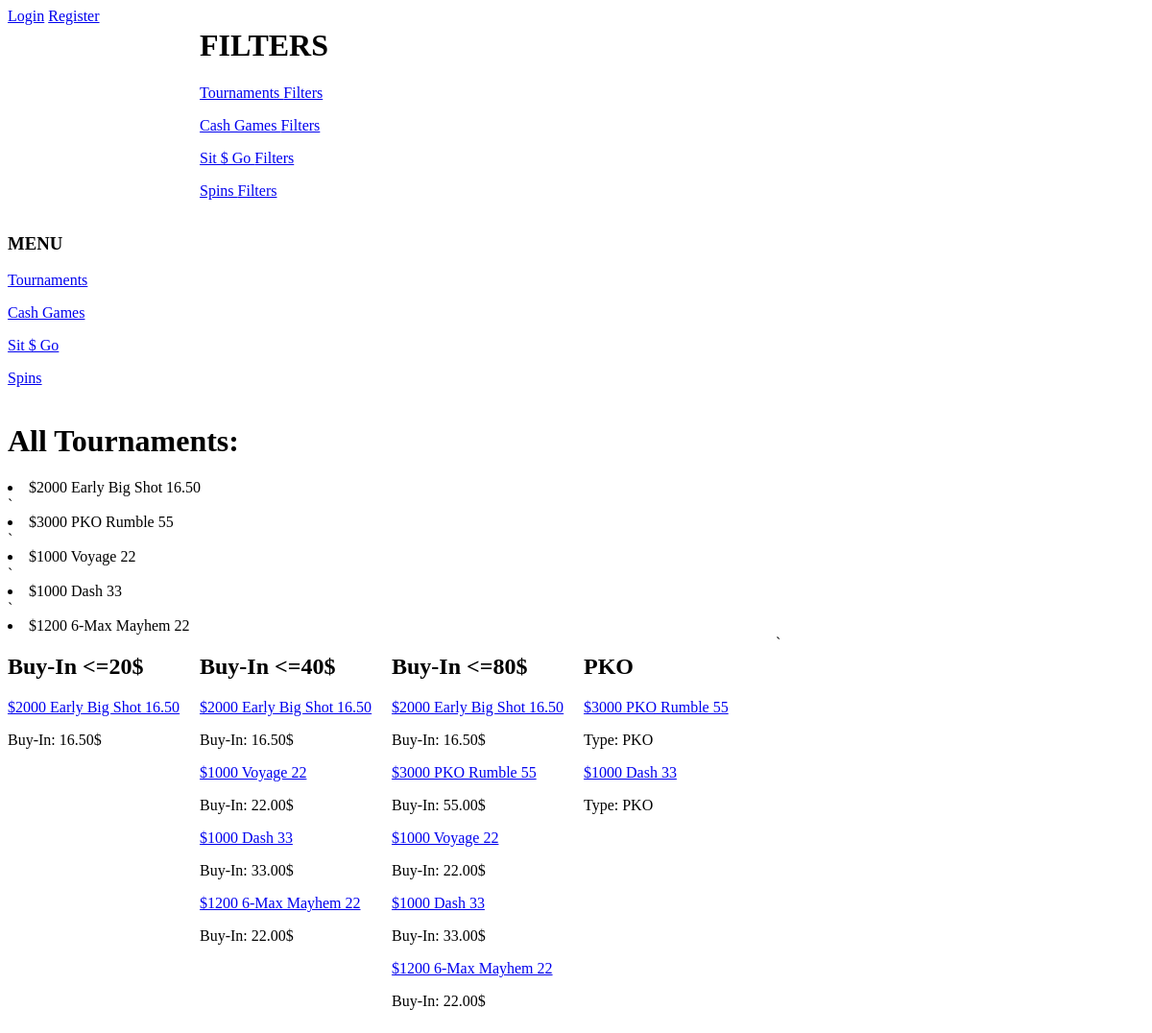
Page /game_type/1/filter/ on the earlier database version.
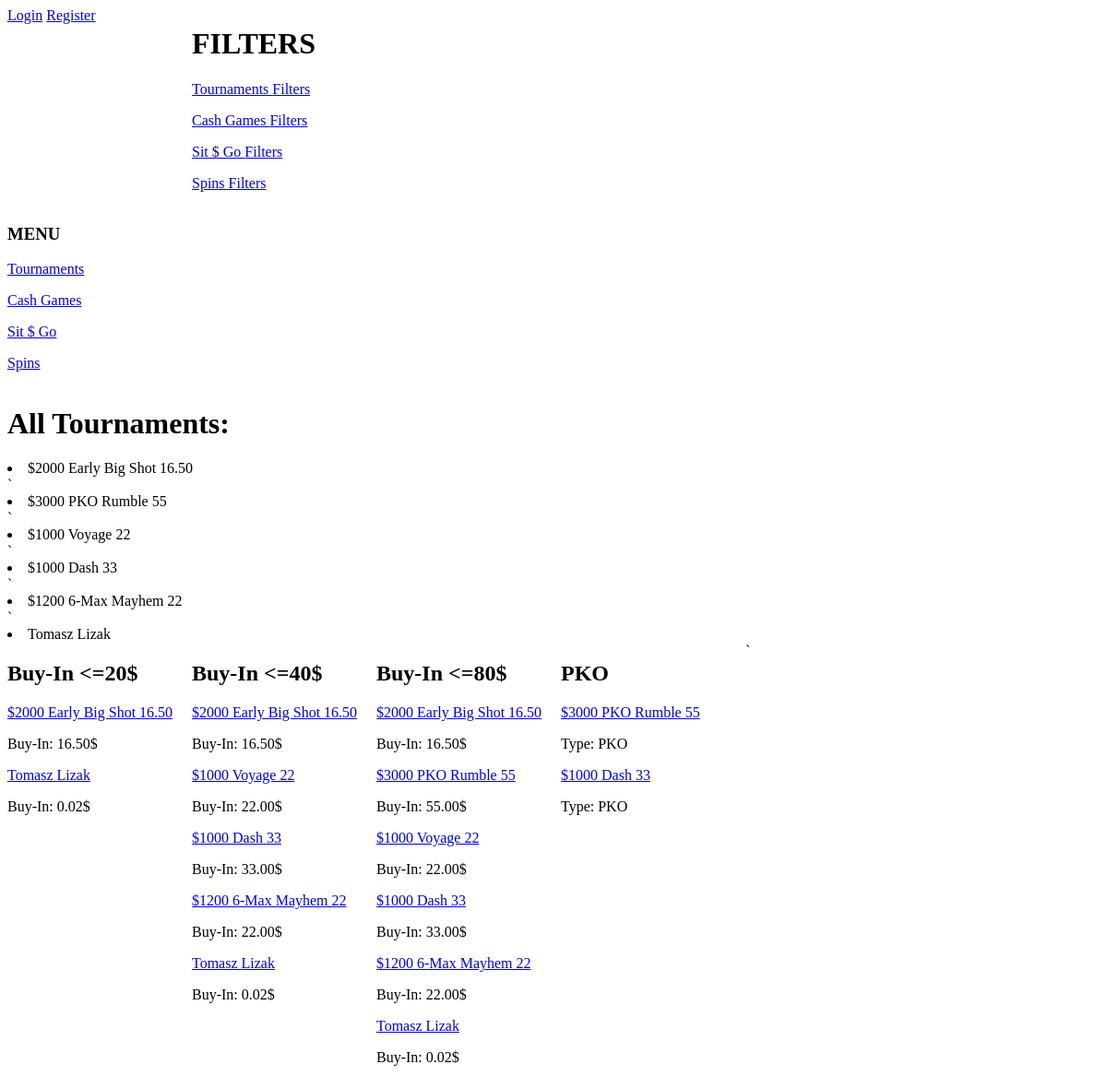
Same page on the later database version.
### tournaments/models.py (models this page shows, shortened)
class Game_Type(models.Model):
    name = models.CharField(max_length=50)

class Tournaments(models.Model):
    Tournament_status = (
        ('compleated', 'compleated'),
        ('running', 'running'),
        ('late reg', 'late reg'),
        ('upcoming', 'upcoming')
    )
    Tournament_type =(
        ('freezout', 'freezout'),
        ('R&A', 'R&A'),
        ('PKO', "PKO"),
        ('Knockot', 'Knockout')
    )
    name = models.CharField(max_length=50)
    date = models.DateTimeField(auto_now=False, auto_now_add=False, blank=True, null=True)
    buy_in = models.DecimalField(max_digits=12, decimal_places=2)
    players = models.IntegerField(blank=True, null=True)
    prizepool = models.DecimalField(max_digits=12, decimal_places=2)
    status = models.CharField(choices=Tournament_status, max_length = 30)
    type = models.CharField(choices=Tournament_type, max_length = 30)
    game_type = models.ForeignKey(Game_Type, on_delete=models.CASCADE, null=True)
    class Meta:
        verbose_name = 'Tournament'
        verbose_name_plural = 'Tournaments'

### tournaments/views.py (the view)
# urls.py: path('game_type/<id>/filter/', filter),
def filter(request,id):
    all_tournaments = Tournaments.objects.all()
    all_cashes = Cash_Games.objects.all()
    all_sit_go = Sit_Go.objects.all()
    all_spins = Spin.objects.all()
    game_type = Game_Type.objects.all()
    category_type = Game_Type.objects.get(pk=id)
    data ={'all_tournaments' : all_tournaments,
           'game_type' : game_type,
           'category_type' : category_type,
           'all_cashes' : all_cashes,
           'all_sit_go': all_sit_go,
           'all_spins' : all_spins}
    return render(request, 'szablon_filters.html', data)

### tournaments/templates/szablon_filters.html (shortened to what this page needs)
{% extends 'szablon.html' %}
{% block layout %}
{% if category_type.id == 1 %}
<h1>All Tournaments: </h1>
    {% for tour in all_tournaments %}
        <li>{{ tour.name }}</li>
`       {% endfor %}
<div style="width:200; float:left">
        <h2>Buy-In <=20$</h2>
        {% for tour in all_tournaments %}
            {% if tour.buy_in <= 20 %}
                <p><a href = "/tournament/{{ tour.id }}/"> {{ tour.name }} </a></p>
                <p>Buy-In: {{ tour.buy_in }}$</p>
            {% endif %}
        {% endfor %}
</div>
<div style="width:200; float:left">
        <h2>Buy-In <=40$</h2>
        {% for tour in all_tournaments %}
            {% if tour.buy_in <= 40 %}
                <p><a href = "/tournament/{{ tour.id }}/"> {{ tour.name }} </a></p>
                <p>Buy-In: {{ tour.buy_in }}$</p>
            {% endif %}
        {% endfor %}
</div>
<div style="width:200; float:left">
        <h2>Buy-In <=80$</h2>
        {% for tour in all_tournaments %}
            {% if tour.buy_in <= 80 %}
                <p><a href = "/tournament/{{ tour.id }}/"> {{ tour.name }} </a></p>
                <p>Buy-In: {{ tour.buy_in }}$</p>
            {% endif %}
        {% endfor %}
</div>
<div style="width:200; float:left">
        <h2>PKO</h2>
        {% for tour in all_tournaments %}
            {% if tour.type == "PKO" %}
                <p><a href = "/tournament/{{ tour.id }}/"> {{ tour.name }} </a></p>
                <p>Type: {{ tour.type }}</p>
            {% endif %}
        {% endfor %}
</div>
{% endif %}
{% endblock layout %}

### tournaments/templates/szablon.html (shortened to what this page needs)
<div style="width:200px; float:left">
    <div class="navbar-nav">
        {% if user.is_authenticated %}
            <a class="nav-item nav link" href="{% url 'profile' %}">Profile</a>
            <a class="nav-item nav link" href="{% url 'logout' %}">Logout</a>
        {% else %}
            <a class="nav-item nav link" href="{% url 'login' %}">Login</a>
            <a class="nav-item nav link" href="{% url 'register' %}">Register</a>
        {% endif %}
    </div>
</div>
<div style="width:700; float:left">
    <h1> FILTERS </h1>
    {% for game in game_type %}
        <p><a href = "/game_type/{{ game.id }}/filter/"> {{ game.name }} Filters </a></p>
    {% endfor %}
</div>
<div style="width:200px; float:left">
<h3> MENU </h3>
{% for game in game_type %}
<p><a href = "/game_type/{{ game.id }}/"> {{ game.name }}</a> </p>
{% endfor %}
    </div>
    <div style="width:1200; float:left">
        {% block layout %}   {% endblock layout %}
    </div>

Differences in the rows shown:
added Tournaments: name "Tomasz Lizak", buy_in "0.02"
